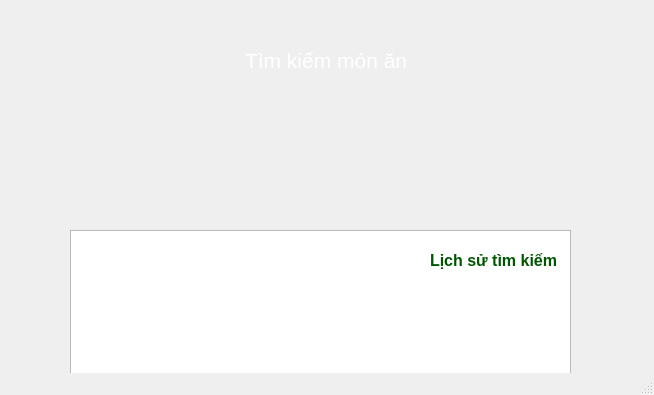
<?xml version="1.0" encoding="UTF-8"?>
<ui version="4.0">
 <class>MainWindow</class>
 <widget class="QMainWindow" name="MainWindow">
  <property name="geometry">
   <rect>
    <x>0</x>
    <y>0</y>
    <width>654</width>
    <height>395</height>
   </rect>
  </property>
  <property name="windowTitle">
   <string>MainWindow</string>
  </property>
  <property name="styleSheet">
   <string notr="true">QMainWindow {
    border-image: url(:/Screenshot (514).png) 0 0 0 0 stretch stretch;
}</string>
  </property>
  <widget class="QWidget" name="centralwidget">
   <property name="styleSheet">
    <string notr="true">#centralwidget {
    border-image: url(:/Background.png);
}</string>
   </property>
   <widget class="QPushButton" name="pushButton">
    <property name="geometry">
     <rect>
      <x>560</x>
      <y>20</y>
      <width>61</width>
      <height>51</height>
     </rect>
    </property>
    <property name="styleSheet">
     <string notr="true">QPushButton {
	border-image: url(:/buttontrang5.png);
    /* Lệnh này giúp ảnh tự co giãn vừa khít với kích thước nút bạn kéo */
    border-image: url(:/buttontrang5.png);
    
    /* Xóa bỏ nền xám và viền mặc định của Windows */
    background-color: transparent;
    border: none;
}</string>
    </property>
    <property name="text">
     <string/>
    </property>
   </widget>
   <widget class="QLineEdit" name="lineEdit">
    <property name="geometry">
     <rect>
      <x>220</x>
      <y>40</y>
      <width>211</width>
      <height>41</height>
     </rect>
    </property>
    <property name="font">
     <font>
      <pointsize>16</pointsize>
     </font>
    </property>
    <property name="styleSheet">
     <string notr="true">QLineEdit {
	border-image: url(:/tieudetrang5.png);
    /* Lệnh này giúp ảnh tự co giãn vừa khít với kích thước nút bạn kéo */
    border-image: url(:/tieudetrang5.png);
    
    /* Xóa bỏ nền xám và viền mặc định của Windows */
    background-color: transparent;
    border: none;
padding-left: 23px;   /* Đẩy chữ sang phải một chút vừa đủ */
    padding-right: 0px;
    color: white;
}</string>
    </property>
    <property name="text">
     <string>Tìm kiếm món ăn</string>
    </property>
   </widget>
   <widget class="QLineEdit" name="lineEdit_2">
    <property name="geometry">
     <rect>
      <x>170</x>
      <y>100</y>
      <width>301</width>
      <height>31</height>
     </rect>
    </property>
    <property name="styleSheet">
     <string notr="true">QLineEdit {
	border-image: url(:/timkiemtrang5.png);
    /* Lệnh này giúp ảnh tự co giãn vừa khít với kích thước nút bạn kéo */
    border-image: url(:/timkiemtrang5.png);
    
    /* Xóa bỏ nền xám và viền mặc định của Windows */
    background-color: transparent;
    border: none;
}</string>
    </property>
   </widget>
   <widget class="QLineEdit" name="lineEdit_3">
    <property name="geometry">
     <rect>
      <x>80</x>
      <y>150</y>
      <width>111</width>
      <height>71</height>
     </rect>
    </property>
    <property name="styleSheet">
     <string notr="true">QLineEdit {
	border-image: url(:/box1trang5.png);
    /* Lệnh này giúp ảnh tự co giãn vừa khít với kích thước nút bạn kéo */
    border-image: url(:/box1trang5.png);
    
    /* Xóa bỏ nền xám và viền mặc định của Windows */
    background-color: transparent;
    border: none;
}</string>
    </property>
   </widget>
   <widget class="QLineEdit" name="lineEdit_6">
    <property name="geometry">
     <rect>
      <x>470</x>
      <y>150</y>
      <width>111</width>
      <height>71</height>
     </rect>
    </property>
    <property name="styleSheet">
     <string notr="true">QLineEdit {
	border-image: url(:/box4trang5.png);
    /* Lệnh này giúp ảnh tự co giãn vừa khít với kích thước nút bạn kéo */
    border-image: url(:/box4trang5.png);
    
    /* Xóa bỏ nền xám và viền mặc định của Windows */
    background-color: transparent;
    border: none;
}</string>
    </property>
   </widget>
   <widget class="QLineEdit" name="lineEdit_7">
    <property name="geometry">
     <rect>
      <x>340</x>
      <y>150</y>
      <width>111</width>
      <height>71</height>
     </rect>
    </property>
    <property name="styleSheet">
     <string notr="true">QLineEdit {
	border-image: url(:/box3trang5.png);
    /* Lệnh này giúp ảnh tự co giãn vừa khít với kích thước nút bạn kéo */
    border-image: url(:/box3trang5.png);
    
    /* Xóa bỏ nền xám và viền mặc định của Windows */
    background-color: transparent;
    border: none;
}</string>
    </property>
   </widget>
   <widget class="QLineEdit" name="lineEdit_8">
    <property name="geometry">
     <rect>
      <x>210</x>
      <y>150</y>
      <width>111</width>
      <height>71</height>
     </rect>
    </property>
    <property name="styleSheet">
     <string notr="true">QLineEdit {
	border-image: url(:/box2trang5.png);
    /* Lệnh này giúp ảnh tự co giãn vừa khít với kích thước nút bạn kéo */
    border-image: url(:/box2trang5.png);
    
    /* Xóa bỏ nền xám và viền mặc định của Windows */
    background-color: transparent;
    border: none;
}</string>
    </property>
   </widget>
   <widget class="QLabel" name="label">
    <property name="geometry">
     <rect>
      <x>430</x>
      <y>250</y>
      <width>141</width>
      <height>21</height>
     </rect>
    </property>
    <property name="font">
     <font>
      <pointsize>12</pointsize>
      <weight>75</weight>
      <bold>true</bold>
     </font>
    </property>
    <property name="styleSheet">
     <string notr="true">font-weight: bold;
color: rgb(0, 85, 0)</string>
    </property>
    <property name="text">
     <string>Lịch sử tìm kiếm</string>
    </property>
   </widget>
   <widget class="QLineEdit" name="lineEdit_5">
    <property name="geometry">
     <rect>
      <x>180</x>
      <y>99</y>
      <width>251</width>
      <height>31</height>
     </rect>
    </property>
    <property name="styleSheet">
     <string notr="true">QLineEdit {
    background-color: transparent; /* Làm nền trong suốt */
    border: none;                 /* Xóa viền mặc định của Windows */
    color: white;                 /* Chỉnh màu chữ cho dễ nhìn trên nền tối */
}</string>
    </property>
   </widget>
   <widget class="QTextEdit" name="textEdit">
    <property name="geometry">
     <rect>
      <x>70</x>
      <y>230</y>
      <width>501</width>
      <height>151</height>
     </rect>
    </property>
    <property name="styleSheet">
     <string notr="true">border-image: url(:/linetrang5.png);</string>
    </property>
   </widget>
   <zorder>textEdit</zorder>
   <zorder>pushButton</zorder>
   <zorder>lineEdit</zorder>
   <zorder>lineEdit_2</zorder>
   <zorder>lineEdit_3</zorder>
   <zorder>lineEdit_6</zorder>
   <zorder>lineEdit_7</zorder>
   <zorder>lineEdit_8</zorder>
   <zorder>label</zorder>
   <zorder>lineEdit_5</zorder>
  </widget>
  <widget class="QStatusBar" name="statusbar"/>
 </widget>
 <resources>
  <include location="trang5.qrc"/>
 </resources>
 <connections/>
</ui>
